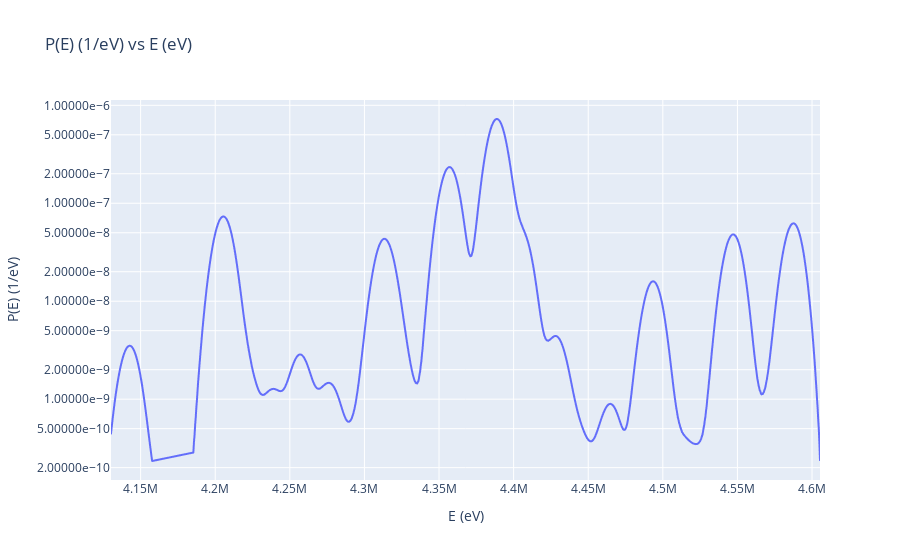

Notebook cell for this chart:
### Code cell
import plotly.express as px

# Asumiendo que df_U235 es tu DataFrame y ya está definido
fig = px.line(df_U235, x='E (eV)', y='P(E) (1/eV)', log_y=True, title='P(E) (1/eV) vs E (eV)')
fig.update_layout(xaxis_title='E (eV)', yaxis_title='P(E) (1/eV)', yaxis_tickformat='.5e', legend_title='Probability Density')
fig.show()

### Figure 1 — Plotly figure (JSON) as saved in the notebook; plotly's stock layout.template omitted (floating-point values rounded to 4 significant figures; data arrays with more than 128 entries replaced by an {"elided": "..."} marker saying what was removed)
{"data": [{"hovertemplate": "E (eV)=%{x}<br>P(E) (1/eV)=%{y}<extra></extra>", "legendgroup": "", "line": {"color": "#636efa", "dash": "solid"}, "marker": {"symbol": "circle"}, "mode": "lines", "name": "", "showlegend": false, "type": "scattergl", "x": {"elided": "1121 int values"}, "xaxis": "x", "y": {"elided": "1121 float values"}, "yaxis": "y"}], "layout": {"legend": {"title": {"text": "Probability Density"}, "tracegroupgap": 0}, "title": {"text": "P(E) (1/eV) vs E (eV)"}, "xaxis": {"anchor": "y", "domain": [0, 1], "title": {"text": "E (eV)"}}, "yaxis": {"anchor": "x", "domain": [0, 1], "tickformat": ".5e", "title": {"text": "P(E) (1/eV)"}, "type": "log"}}}
